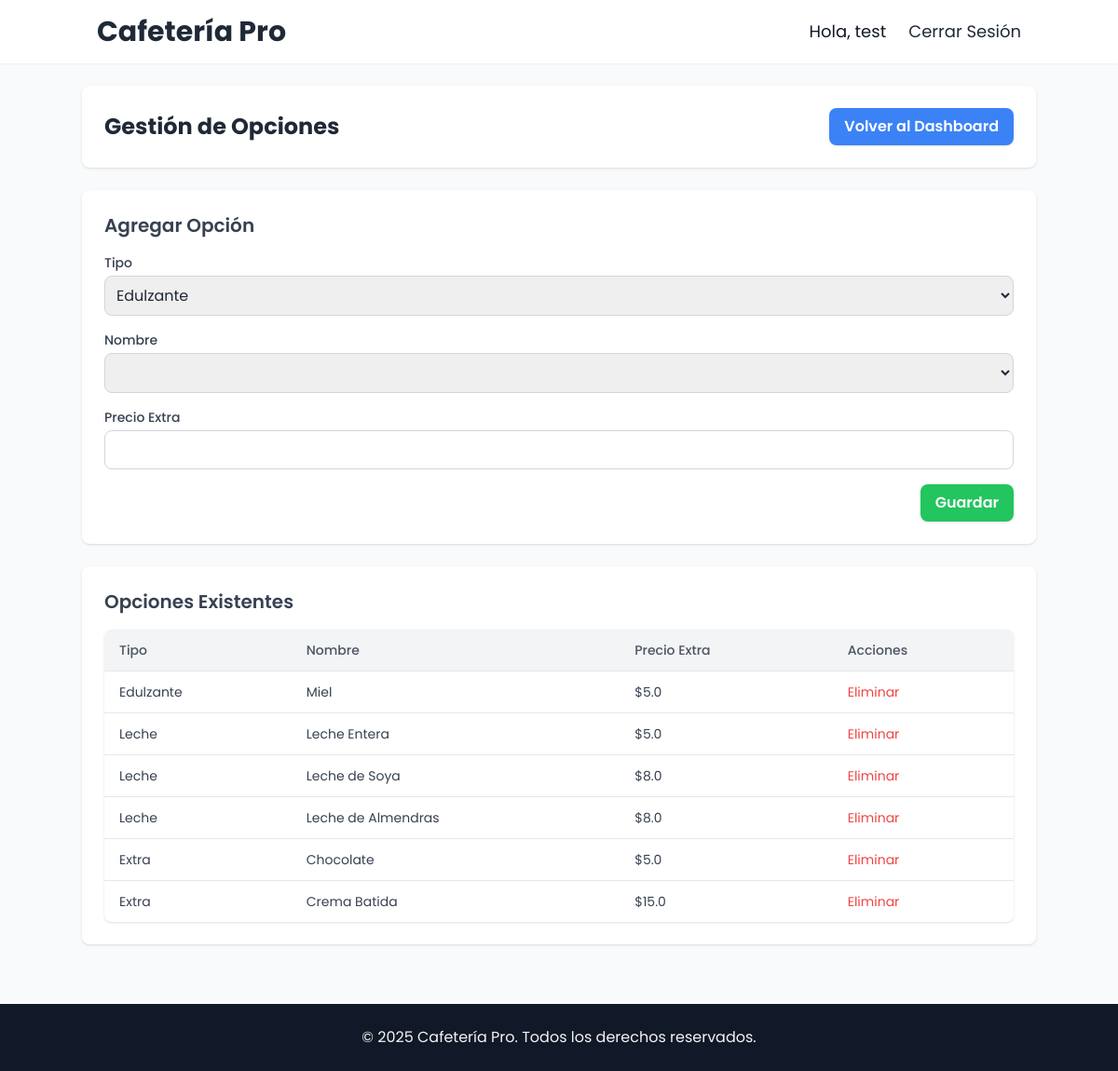
/admin/opciones (signed in), run on the app's committed database.
### app/models.py (models this page shows, shortened)
class Usuario(UserMixin, db.Model):
    __tablename__ = 'usuarios'
    id = db.Column(db.Integer, primary_key=True)
    email = db.Column(db.String(100), unique=True, nullable=False)
    nombre_usuario = db.Column(db.String(1000), nullable=False)
    password_hash = db.Column(db.String(255))
    es_administrador = db.Column(db.Boolean, default=False)
    es_vendedor = db.Column(db.Boolean, default=False)
    margen_personalizado = db.Column(db.Float, default=0.20)
    rfc = db.Column(db.String(100), nullable=True, unique=True)
    telefono = db.Column(db.String(20), nullable=True)
    direccion = db.Column(db.String(200), nullable=True)

class Opcion(db.Model):
    __tablename__ = 'opciones'
    id = db.Column(db.Integer, primary_key=True)
    producto_id = db.Column(db.Integer, db.ForeignKey('productos.id'), nullable=True)  # Permitir NULL
    nombre = db.Column(db.String(50), nullable=False)
    tipo = db.Column(db.String(20), nullable=False)
    precio_extra = db.Column(db.Float, nullable=False)

### app/views.py (the view, shortened to what this page needs)
    @app.route('/admin/opciones', methods=['GET', 'POST'])
    @login_required
    def opciones():
        if not current_user.es_administrador:
            flash("No tienes permiso para acceder a esta página.", "danger")
            return redirect(url_for('index'))
        opciones_por_tipo = {
            'Edulzante': ['Miel', 'Azúcar', 'Mascabada'],
            'Leche': ['Leche Entera', 'Leche de Soya', 'Leche de Almendras'],
            'Extra': ['Canela', 'Chocolate', 'Crema Batida']
        }
        form = OpcionForm()
        if form.tipo.data in opciones_por_tipo:
            form.nombre.choices = [(opcion, opcion) for opcion in opciones_por_tipo[form.tipo.data]]
        else:
            form.nombre.choices = []
        opciones = Opcion.query.all()
        return render_template('admin/opciones.html', form=form, opciones=opciones)

### app/forms.py
class OpcionForm(FlaskForm):
    tipo = SelectField(
        'Tipo',
        choices=[('Edulzante', 'Edulzante'), ('Leche', 'Leche'), ('Extra', 'Extra')],
        validators=[DataRequired()],
        render_kw={"class": "mt-1 block w-full p-2 border border-gray-300 rounded-lg"}
    )
    nombre = SelectField(
        'Nombre',
        choices=[],  # Las opciones se rellenarán dinámicamente en la ruta
        validators=[DataRequired()],
        render_kw={"class": "mt-1 block w-full p-2 border border-gray-300 rounded-lg"}
    )
    precio_extra = FloatField(
        'Precio Extra',
        validators=[DataRequired(), NumberRange(min=0)],
        render_kw={"class": "mt-1 block w-full p-2 border border-gray-300 rounded-lg"}
    )
    submit = SubmitField(
        'Guardar',
        render_kw={"class": "bg-green-500 hover:bg-green-700 text-white font-semibold py-2 px-4 rounded-lg shadow"}
    )

### app/__init__.py (called while the page is built)
def create_app():
    app = Flask(__name__)
    app.config.from_object('config.Config')
    csrf.init_app(app)
    migrate.init_app(app, db)
    login_manager.init_app(app)
    login_manager.login_view = 'login'
    limiter.init_app(app)
    mail.init_app(app)
    cache.init_app(app)
    db.init_app(app)
    CORS(app)
    @login_manager.user_loader
    def load_user(user_id):
        from .models import Usuario
        return Usuario.query.get(int(user_id))
    from .views import init_routes
    init_routes(app)
    return app

### app/templates/admin/opciones.html (shortened to what this page needs)
{% extends "base1.html" %}
{% block contenido %}
<div class="min-h-screen bg-gray-50 p-6">
    <div class="container mx-auto space-y-6">
        <div class="flex items-center justify-between bg-white p-6 rounded-lg shadow">
            <h1 class="text-2xl font-bold text-gray-800">Gestión de Opciones</h1>
            <a href="{{ url_for('dashboard') }}" class="bg-blue-500 hover:bg-blue-700 text-white font-semibold py-2 px-4 rounded-lg shadow">
                Volver al Dashboard
            </a>
        </div>
        <div class="bg-white p-6 rounded-lg shadow">
            <h2 class="text-xl font-semibold text-gray-700 mb-4">Agregar Opción</h2>
            <form method="POST" class="space-y-4">
                <div>
                    {{ form.tipo.label(class="block text-sm font-medium text-gray-700") }}
                    {{ form.tipo(class="mt-1 block w-full p-2 border border-gray-300 rounded-lg", id="tipoSelect") }}
                </div>
                <div>
                    {{ form.nombre.label(class="block text-sm font-medium text-gray-700") }}
                    {{ form.nombre(class="mt-1 block w-full p-2 border border-gray-300 rounded-lg", id="nombreSelect") }}
                </div>
                                <div>
                    {{ form.precio_extra.label(class="block text-sm font-medium text-gray-700") }}
                    {{ form.precio_extra(class="mt-1 block w-full p-2 border border-gray-300 rounded-lg") }}
                </div>
                <div class="flex justify-end">
                    {{ form.submit(class="bg-green-500 hover:bg-green-700 text-white font-semibold py-2 px-4 rounded-lg shadow") }}
                </div>
            </form>
        </div>
        <div class="bg-white p-6 rounded-lg shadow">
            <h2 class="text-xl font-semibold text-gray-700 mb-4">Opciones Existentes</h2>
            <table class="w-full border-collapse bg-white shadow rounded-lg overflow-hidden">
                <thead class="bg-gray-100">
                    <tr>
                        <th class="py-3 px-4 text-left text-sm font-medium text-gray-600">Tipo</th>
                        <th class="py-3 px-4 text-left text-sm font-medium text-gray-600">Nombre</th>
                        <th class="py-3 px-4 text-left text-sm font-medium text-gray-600">Precio Extra</th>
                        <th class="py-3 px-4 text-left text-sm font-medium text-gray-600">Acciones</th>
                    </tr>
                </thead>
                <tbody>
                    {% for opcion in opciones %}
                    <tr class="border-t hover:bg-gray-50">
                        <td class="py-3 px-4 text-sm text-gray-700">{{ opcion.tipo }}</td>
                        <td class="py-3 px-4 text-sm text-gray-700">{{ opcion.nombre }}</td>
                        <td class="py-3 px-4 text-sm text-gray-700">${{ opcion.precio_extra }}</td>
                        <td class="py-3 px-4 text-sm text-gray-700">
                            <form method="POST" action="{{ url_for('eliminar_opcion', opcion_id=opcion.id) }}" class="inline">
                                <button type="submit" class="text-red-500 hover:underline" onclick="return confirm('¿Estás seguro de eliminar esta opción?');">
                                    Eliminar
                                </button>
                            </form>
                        </td>
                    </tr>
                    {% else %}
                    <tr>
                        <td colspan="4" class="py-3 px-4 text-center text-sm text-gray-500">No hay opciones definidas.</td>
                    </tr>
                    {% endfor %}
                </tbody>
            </table>
        </div>
    </div>
</div>
{% endblock %}

### app/templates/base1.html (shortened to what this page needs)
<!DOCTYPE html>
<html lang="es">
<head>
  <link rel="stylesheet" href="{{ url_for('static', filename='css/output.css') }}" />
</head>
<body class="bg-gray-50 text-gray-800">
  <header x-data="{ isOpen: false }" class="bg-white shadow-sm sticky top-0 z-50">
    <div class="container mx-auto px-4 py-4 flex items-center justify-between">
      <div class="text-2xl md:text-3xl font-bold text-gray-800">
        Cafetería Pro
      </div>
      <nav class="hidden md:block">
        <ul class="flex space-x-6 text-lg items-center">
          {% if current_user.is_authenticated %}
          <li>
            <a href="{{ url_for('profile') }}" class="text-gray-900 hover:text-teal-600 transition-colors">
              Hola, {{ current_user.nombre_usuario or current_user.email }}
            </a>
          </li>
          <li>
            <a href="{{ url_for('logout') }}" class="hover:text-red-600 transition-colors">
              Cerrar Sesión
            </a>
          </li>
          {% endif %}
        </ul>
      </nav>
    </div>
  </header>
  {% block contenido %}{% endblock %}
  <footer class="bg-gray-900 text-gray-100 py-6 mt-10">
    <div class="container mx-auto px-4 text-center">
      <p class="text-sm md:text-base">
        &copy; 2025 Cafetería Pro. Todos los derechos reservados.
      </p>
    </div>
  </footer>
</body>
</html>

### app/templates/base1.html (style rules this page uses)
body { font-family: "Poppins", sans-serif; }

### data on the page
Usuario: nombre_usuario "test"
Opcion: tipo "Edulzante", nombre "Miel", precio_extra "5.0"
Opcion: tipo "Leche", nombre "Leche Entera", precio_extra "5.0"
Opcion: tipo "Leche", nombre "Leche de Soya", precio_extra "8.0"
Opcion: tipo "Leche", nombre "Leche de Almendras", precio_extra "8.0"
Opcion: tipo "Extra", nombre "Chocolate", precio_extra "5.0"
Opcion: tipo "Extra", nombre "Crema Batida", precio_extra "15.0"
